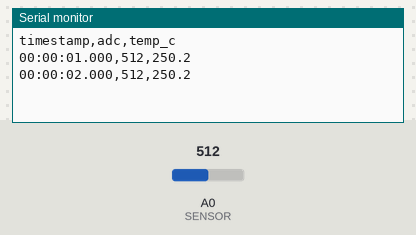
Recording of a sketch running on a simulated Arduino Uno, built with avr-gcc and run on an emulated ATmega328P. Shown: the last lines printed to the serial monitor. The test bench sets the inputs (shaded band); at power-on: A0 (SENSOR) = 512.

Above: at 2.8 s.
2.9 s: A0 (SENSOR) set to 716
At 3.3 s:
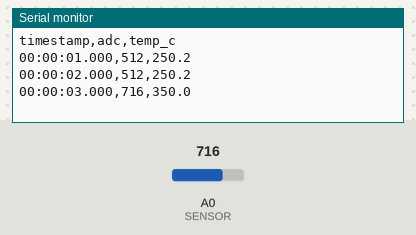
4.4 s: A0 (SENSOR) set to 900
At 5.8 s:
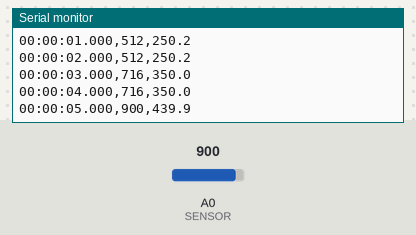
Timing chart, 0 to 7.4 s (numbered marks = the images above; inputs shaded):
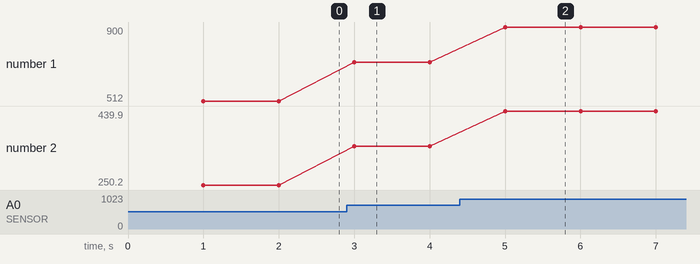

The sketch:

uart_timestamp_logger.ino
```cpp
const int SENSOR = A0;
const unsigned long INTERVAL = 1000;
unsigned long lastLog = 0;

void printTimestamp(unsigned long ms) {
  unsigned long totalSec = ms / 1000;
  unsigned long h = totalSec / 3600;
  unsigned long m = (totalSec % 3600) / 60;
  unsigned long s = totalSec % 60;
  unsigned long msPart = ms % 1000;
  char buf[16];
  snprintf(buf, sizeof(buf), "%02lu:%02lu:%02lu.%03lu", h, m, s, msPart);
  Serial.print(buf);
}

void setup() {
  Serial.begin(9600);
  Serial.println("timestamp,adc,temp_c");
}

void loop() {
  unsigned long now = millis();
  if (now - lastLog >= INTERVAL) {
    lastLog = now;

    int raw = analogRead(SENSOR);
    float tempC = raw * 5.0 / 1023.0 * 100.0;

    printTimestamp(now);
    Serial.print(",");
    Serial.print(raw);
    Serial.print(",");
    Serial.println(tempC, 1);
  }
}
```

Measured:
- after the input at 2.9 s, the serial monitor: prints a new line after 0.10 s (image 1)
- after the input at 4.4 s, the serial monitor: prints a new line after 0.60 s (image 2)
- plotted number 1: 512 → 716 after the input at 2.9 s, 716 → 900 after the input at 4.4 s
- plotted number 2: 250.2 → 350 after the input at 2.9 s, 350 → 439.9 after the input at 4.4 s
